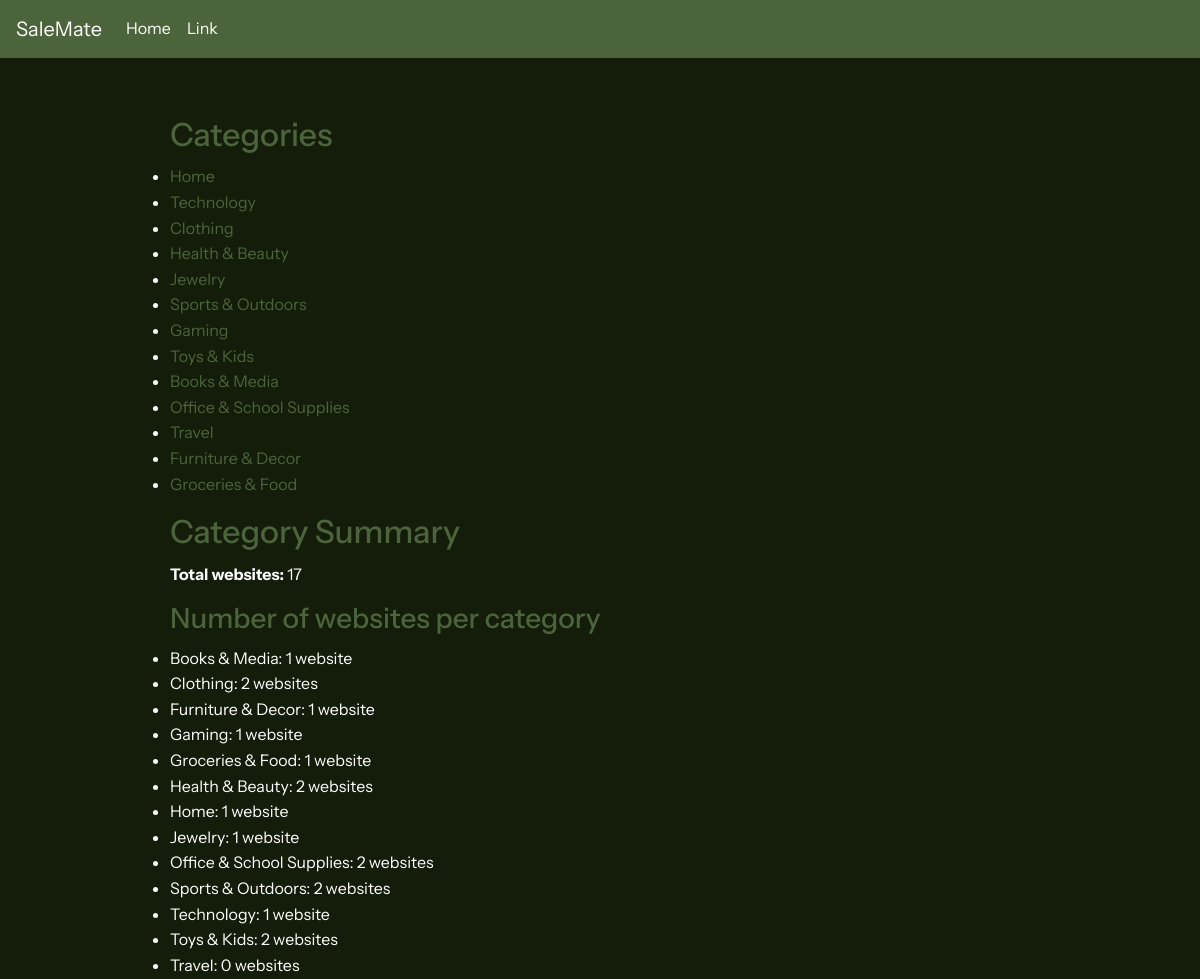
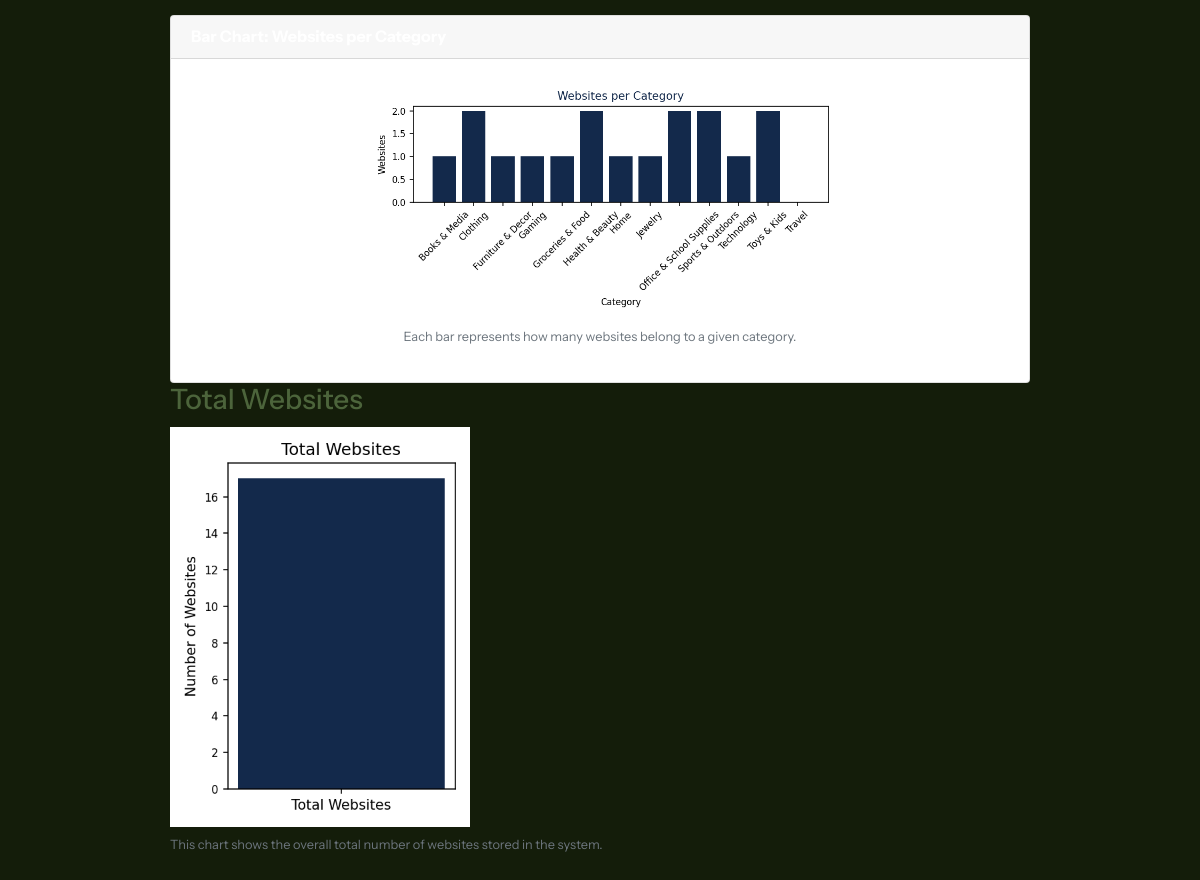
Screenshot of /search/categories/ with the database file from the repository (2 pictures, top to bottom).
### search/models.py (models this page shows)
class Category(models.Model):
    id = models.AutoField(primary_key=True)
    category_name = models.CharField(unique=True, max_length=100)
    def __str__(self):
        return f"{self.category_name}"

### search/views.py (the view)
# urls.py: path("categories/", views.CategoryListView.as_view(), name='categories-list-url'),
class CategoryListView(ListView):
    model = Category
    template_name = 'search/category_list.html'
    context_object_name = 'category_list'
    def get_context_data(self, **kwargs):
        ctx = super().get_context_data(**kwargs)
        q = self.request.GET.get("q")
        if q:
            search_qs = Category.objects.filter(category_name__icontains=q)
            ctx["categories"] = search_qs
        else:
            search_qs = None
        ctx["q"] = q
        ctx["search_results"] = search_qs
        ctx["total_websites"] = Website.objects.count()
        ctx["websites_per_category"] = (
            Category.objects
            .annotate(n_websites=Count("websites"))
            .order_by("category_name")
        )
        return ctx

### templates/search/category_list.html (shortened to what this page needs)
{% extends "base.html" %}
{% block content %}
<h2>Categories</h2>
<ul>
    {% for category_for_loop in category_list %}
        <li>
            <a href=""> {{ category_for_loop }}</a>
        </li>
    {% empty %}
        <li>No categories yet!</li>
    {% endfor %}
</ul>
<h2>Category Summary</h2>
<p><strong>Total websites:</strong> {{ total_websites }}</p>
<h3>Number of websites per category</h3>
<ul>
  {% for category in websites_per_category %}
    <li>{{ category.category_name }}: {{ category.n_websites }} website{% if category.n_websites != 1 %}s{% endif %}</li>
  {% empty %}
    <li>No categories or websites yet!</li>
  {% endfor %}
</ul>
  <div class="card mt-3">
    <div class="card-header py-2"><strong>Bar Chart: Websites per Category</strong></div>
    <div class="card-body text-center">
      <img src="{% url 'chart-categories' %}" alt="Websites per category chart"
           class="img-fluid" style="max-width: 480px;">
      <p class="mt-2 text-muted small">
        Each bar represents how many websites belong to a given category.
      </p>
    </div>
  </div>
<h3>Total Websites</h3>
<img src="{% url 'chart-total-websites' %}" alt="Total websites chart" class="img-fluid" style="max-width:300px;">
<p class="mt-2 text-muted small">
    This chart shows the overall total number of websites stored in the system.
</p>
{% endblock %}

### templates/base.html (shortened to what this page needs)
{% load static %}
<!doctype html>
<html lang="en">
  <head>
    <link rel="stylesheet" href="https://stackpath.bootstrapcdn.com/bootstrap/4.0.0/css/bootstrap.min.css">
    {% now "U" as ts %}
    <link rel="stylesheet" href="{% static 'css/salemate.css' %}?v={{ ts }}">
  </head>
  <body>
    <nav class="navbar navbar-expand-md navbar-dark fixed-top">
      <a class="navbar-brand" href="#">SaleMate</a>
      <div class="collapse navbar-collapse" id="navbarsExampleDefault">
        <ul class="navbar-nav mr-auto">
          <li class="nav-item active">
            <a class="nav-link" href="#">Home <span class="sr-only">(current)</span></a>
          </li>
          <li class="nav-item">
            <a class="nav-link" href="#">Link</a>
          </li>
        </ul>
      </div>
    </nav>
    <main role="main" class="container mt-5 pt-5">
      {% block content %}{% endblock %}
    </main>
  </body>
</html>

### static/css/salemate.css (style rules this page uses)
:root { --primary-color: #4C643B; --secondary-color: #F8F9ED; --accent-color: #DB9E7D; --background-color: #141D0A; --text-color: #FFFFFF; }
* { margin: 0; padding: 0; box-sizing: border-box; }
body { font-family: "Instrument Sans", sans-serif; background-color: var(--background-color); color: var(--text-color); line-height: 1.6; padding: 20px; }
h1, h2, h3, h4 { color: var(--primary-color); margin-bottom: 10px; }
p { margin-bottom: 15px; }
a { color: var(--primary-color); text-decoration: none; }
.navbar { background-color: var(--primary-color) !important; }
.navbar .navbar-brand { color: var(--text-color) !important; }
.navbar .nav-link { color: var(--text-color) !important; }
.container { max-width: 900px; margin: 0 auto; padding: 20px; }

### rows the page displays
Category: category_name "Home", n_websites "1"
Category: category_name "Technology", n_websites "1"
Category: category_name "Clothing", n_websites "2"
Category: category_name "Health & Beauty", n_websites "2"
Category: category_name "Jewelry", n_websites "1"
Category: category_name "Sports & Outdoors", n_websites "2"
Category: category_name "Gaming", n_websites "1"
Category: category_name "Toys & Kids", n_websites "2"
Category: category_name "Books & Media", n_websites "1"
Category: category_name "Office & School Supplies", n_websites "2"
Category: category_name "Travel", n_websites "0"
Category: category_name "Furniture & Decor", n_websites "1"
Category: category_name "Groceries & Food", n_websites "1"

### other values shown
{{ total_websites }} "17"
